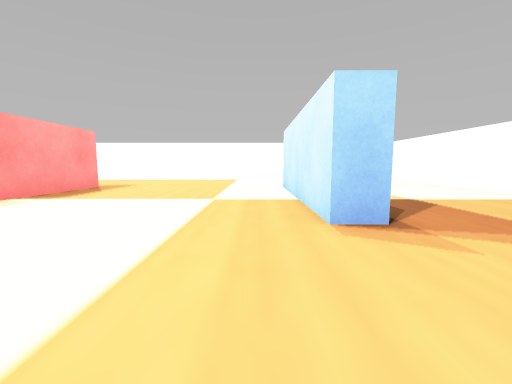
[1] (above)

19 first-person views from a walk through a robot-simulator world made for Webots. The camera is 0.04 m above the floor, tilts 6° down and sees 90° across. The floor is counted in squares, 0.05 m on a side. Each view is taken from the middle of a square. On the plan, view 1 faces up. The plan holds only what a view shows up to about 9 squares ahead; the rest is blank. Robots are left out. Webots' stock objects and surfaces are drawn as simple stand-ins.

[2]
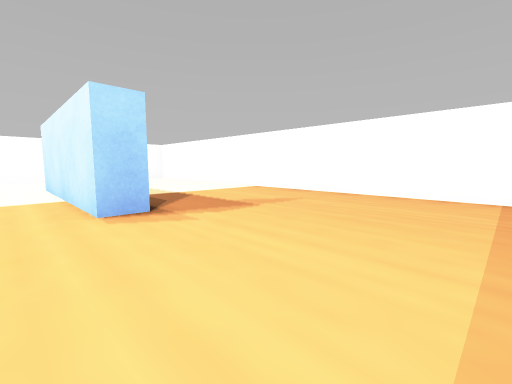

[3]
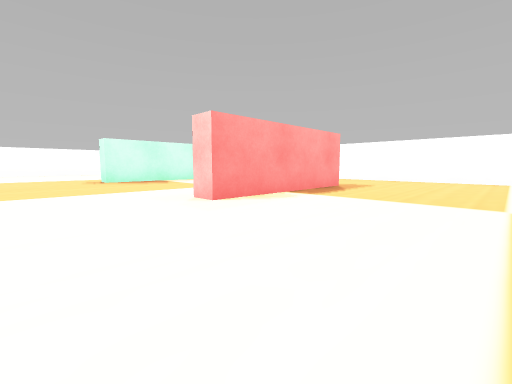

[4]
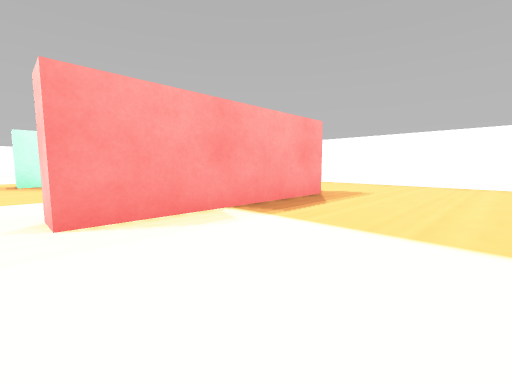

[5]
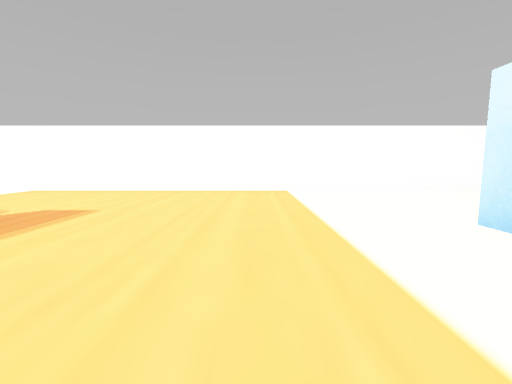

[6]
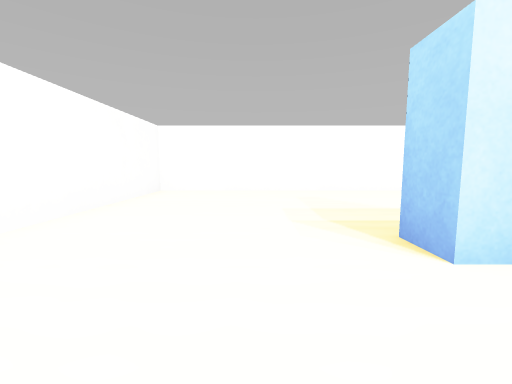

[7]
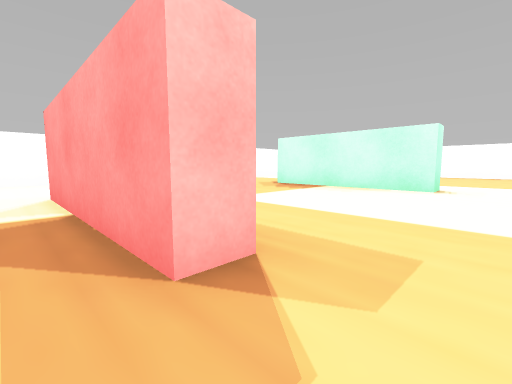

[8]
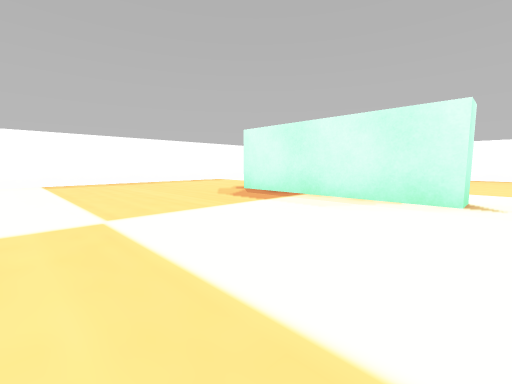

[9]
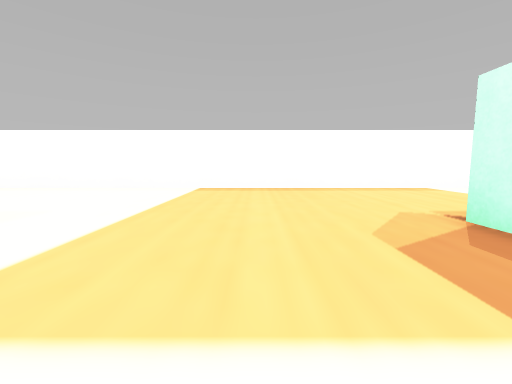

[10]
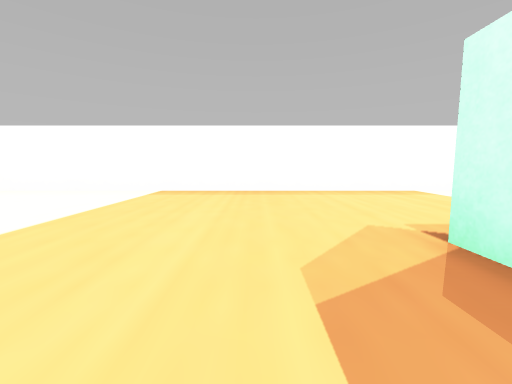

[11]
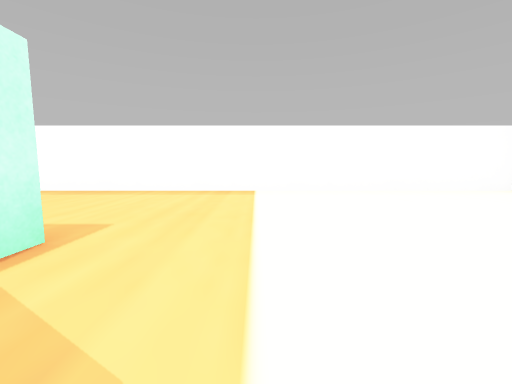

[12]
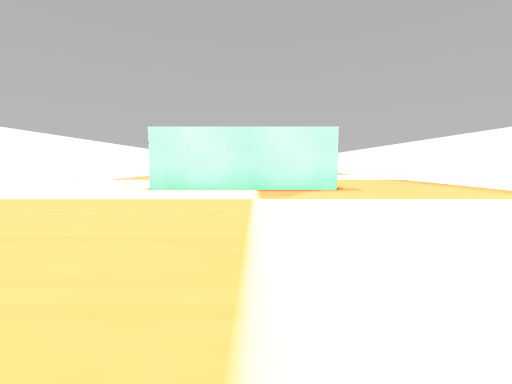

[13]
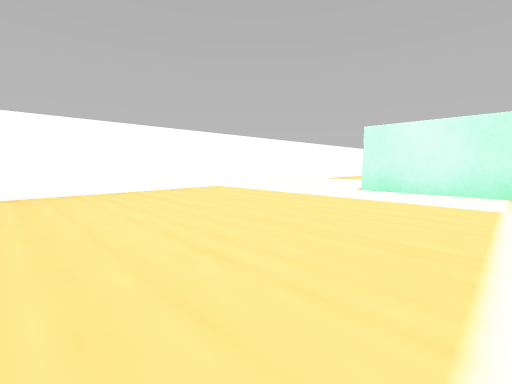

[14]
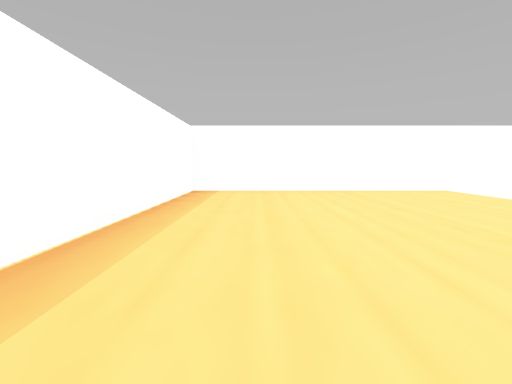

[15]
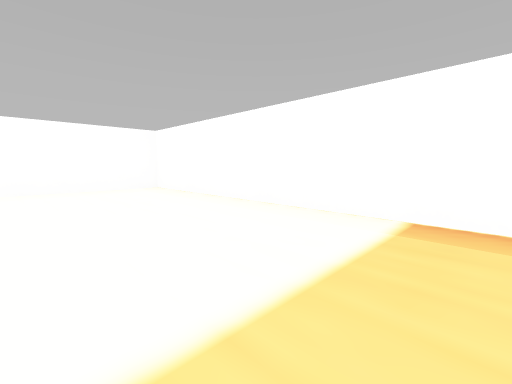

[16]
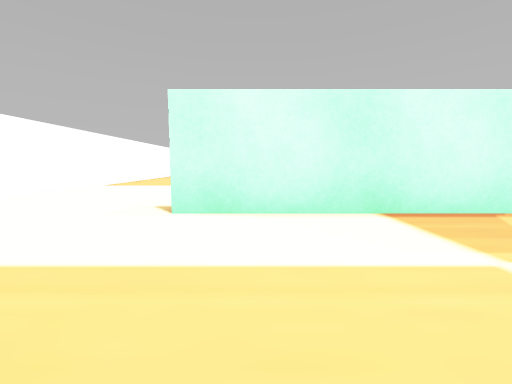

[17]
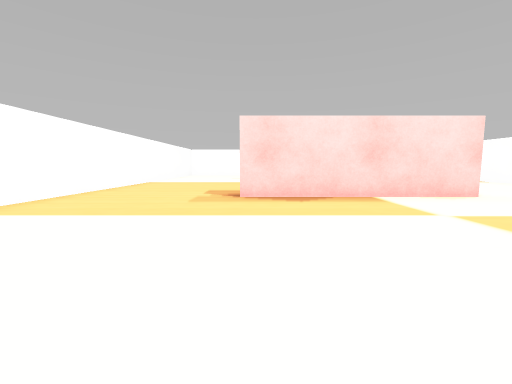

[18]
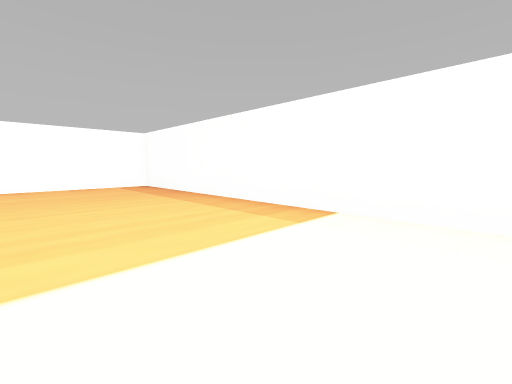

[19]
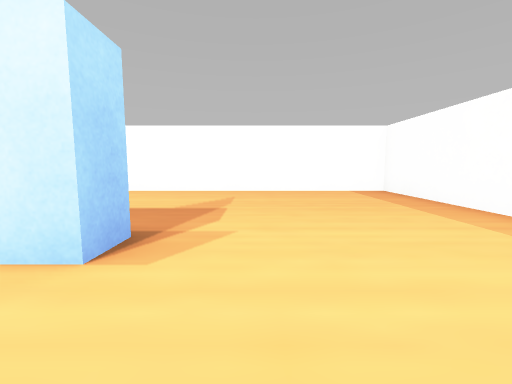

### Floor plan
Key: @ floor where view 1 was taken; # wall or solid block; . floor; B red box; L blue box; G green box.
Columns run from 25 left of view 1 to 7 right of it. Each row starts with its distance up from view 1.
 14 #################################
 13 #...............................#
 12 #...............................#
 11 #...............................#
 10 #...............................#
  9 #.........GG......BB......LL....#
  8 #.........GG......BB......L  ...#
  7 #.........GG......BB......L ....#
  6 #.........GG......BB......L ....#
  5 #.........GG......BB......L ....#
  4 #.........GG......BB......LL....#
  3 #..........G.......B......L.....#
  2 #...............................#
  1 #...............................#
  0 #........................@......#
 -1 #...............................#
 -2 #################################

Where each view was taken, in squares from view 1:
view 1: 0 up, 0 right, facing up
view 2: 1 down, 0 right, facing up-right
view 3: 0 up, 1 left, facing up-left
view 4: 3 up, 2 left, facing up-left
view 5: 6 up, 2 left, facing up
view 6: 11 up, 1 left, facing right
view 7: 11 up, 5 left, facing down-left
view 8: 10 up, 8 left, facing down-left
view 9: 7 up, 11 left, facing down
view 10: 6 up, 12 left, facing down
view 11: 6 up, 17 left, facing down
view 12: 6 up, 23 left, facing right
view 13: 6 up, 23 left, facing up-right
view 14: 6 up, 23 left, facing up
view 15: 7 up, 21 left, facing down-left
view 16: 8 up, 19 left, facing right
view 17: 9 up, 13 left, facing right
view 18: 2 up, 3 left, facing down-right
view 19: 2 up, 1 left, facing right
